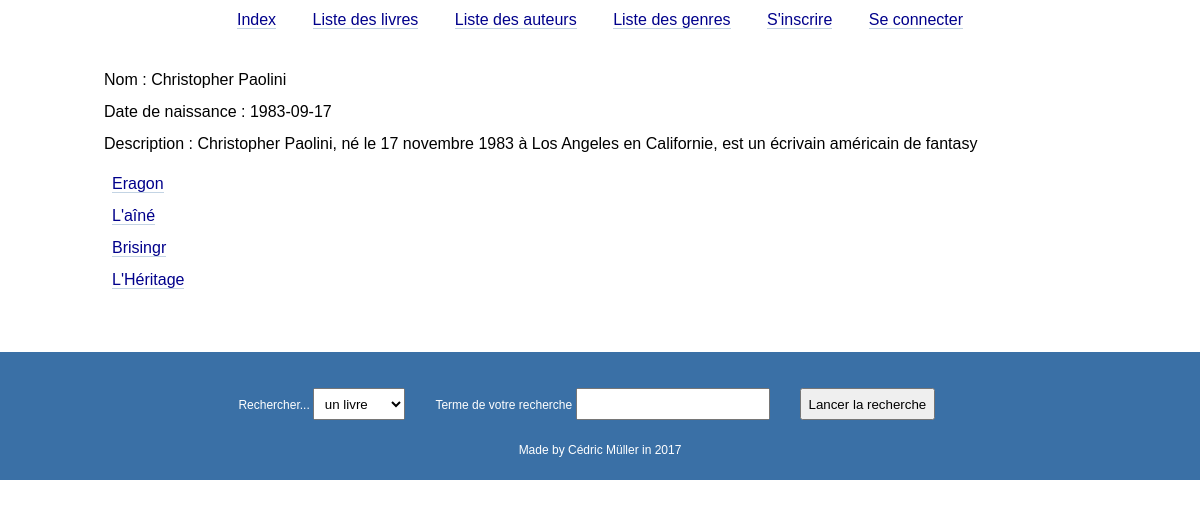
The page /index.php?r=authors&a=zoom&id=3 on the database its author committed.
### tables this page shows
CREATE TABLE `authors` (
  `id` int(11) NOT NULL AUTO_INCREMENT,
  `alias_name` varchar(45) NOT NULL,
  `birth_date` date DEFAULT NULL,
  `picture` varchar(255) DEFAULT NULL,
  `description` mediumtext,
  PRIMARY KEY (`id`)
);

CREATE TABLE `books` (
  `id` int(11) NOT NULL AUTO_INCREMENT,
  `title` varchar(45) NOT NULL,
  `synopsis` mediumtext,
  `tags` tinytext,
  `authors_id` int(11) NOT NULL,
  `series_id` int(11) DEFAULT NULL,
  `genres_id` int(11) NOT NULL,
  PRIMARY KEY (`id`),
  KEY `fk_books_authors1_idx` (`authors_id`),
  KEY `fk_books_series1_idx` (`series_id`),
  KEY `fk_books_genres1_idx` (`genres_id`),
  CONSTRAINT `fk_books_authors1` FOREIGN KEY (`authors_id`) REFERENCES `authors` (`id`) ON DELETE NO ACTION ON UPDATE NO ACTION,
  CONSTRAINT `fk_books_genres1` FOREIGN KEY (`genres_id`) REFERENCES `genres` (`id`) ON DELETE NO ACTION ON UPDATE NO ACTION,
  CONSTRAINT `fk_books_series1` FOREIGN KEY (`series_id`) REFERENCES `series` (`id`) ON DELETE NO ACTION ON UPDATE NO ACTION
);

### models/Model.php (called while the page is built, shortened)
<?php
class Model
{
    function __construct()
    {
        $dbDatas = parse_ini_file(DB_FILE);
        $dbOptions = [
            \PDO::ATTR_DEFAULT_FETCH_MODE => \PDO::FETCH_OBJ,
            \PDO::ATTR_ERRMODE => \PDO::ERRMODE_EXCEPTION
        ];
        try {
            $dsn = sprintf('%s:dbname=%s;host=%s', $dbDatas['type'], $dbDatas['dbname'], $dbDatas['host']);
            $this->cn = new \PDO($dsn, $dbDatas['user'], $dbDatas['password'], $dbOptions);
            return true;
        } catch (\PDOException $exception) {
            die('La connexion à la BDD a échoué');
        }
    }
}

### router.php (called while the page is built, shortened)
<?php
$routes = require 'configs/routes.php';
$defaultRoute = $routes['default'];
$routeParts = explode( '/', $defaultRoute );
$a = $_REQUEST['a'] ?? $routeParts[2];
$controller =  new $controllerName();
$data = call_user_func( [$controller, $a] );

### controllers/Authors.php (called while the page is built, shortened)
<?php
class Authors extends Controller
{
    private $modelAuthors = null;
    private $modelBooks = null;
    public function __construct()
    {
        $this->modelAuthors = new ModelAuthors();
        $this->modelBooks = new ModelBooks();
    }
    public function zoom()
    {
        $author = $this->modelAuthors->getAuthor($_GET['id']);
        $books = $this->modelBooks->getBooksFromAuthor($_GET['id']);
        return ['view' => 'views/author.php',
            'title' => 'Zoom sur un auteur',
            'author' => $author,
            'books' => $books];
    }
}

### models/Authors.php (called while the page is built, shortened)
<?php
class Authors extends Model
{
    public function getAuthor($id)
    {
        try {
            $pdoSt = $this->cn->prepare(
                'SELECT * FROM authors WHERE authors.id = :id'
            );
            $pdoSt->execute([':id' => $id]);
            return $pdoSt->fetch();
        } catch (\PDOException $exception) {
            return null;
        }
    }
}

### index.php (called while the page is built, shortened)
<?php
require './router.php';
require 'views/layout.php';

### models/Books.php (called while the page is built, shortened)
<?php
class Books extends Model
{
    public function getBooksFromAuthor($author_id)
    {
        try {
            $pdoSt = $this->cn->prepare(
                'SELECT id, title FROM library.books WHERE authors_id = :author_id'
            );
            $pdoSt->execute([':author_id' => $author_id]);
            return $pdoSt->fetchAll();
        } catch (\PDOException $exception) {
            return null;
        }
    }
}

### views/author.php (the view)
<?php
if ( $data['author'] === null OR empty( $data['author'] ) ) : ?>
    <div>
        Aucun résultat n'a été trouvé
    </div>
<?php else : ?>
    <div>
        <p>
            Nom : <?= $data['author']->alias_name ?>
        </p>
        <p>
            Date de naissance : <?php
            if( is_null($data['author']->birth_date ) ) echo 'Aucune information';
            else echo $data['author']->birth_date; ?>
        </p>
        <p>
            Description : <?php
            if( is_null($data['author']->description ) ) echo 'Aucune information';
            else echo $data['author']->description; ?>
        </p>
    </div>
    <div>
        <?php if ( empty( $data['books'] ) ) {
            echo '<p>Nous n\'avons actuellement aucun livre de cet auteur</p>';
        } else {
            echo '<ul>';
            foreach ($data['books'] as $book){
                echo '<li><a href="index.php?r=books&a=zoom&id='. $book->id .'">' . $book->title . '</a></li>' ;
            }
            echo '</ul>';
        }?>
    </div>
<?php endif; ?>

### assets/css/screen.css (style rules this page uses)
body { line-height: 1; }
html, html * { box-sizing: border-box; margin: 0; padding: 0; }
*, *:before, *:after { box-sizing: inherit; }
body { width: 100%; margin: 0 auto; font-family: Helvetica, arial, sans-serif; text-align: center; }
p { margin-bottom: 1em; }
a, a:hover, a:active, a:visited { color: darkblue; text-decoration: none; border-bottom: 1px solid rgba(58, 112, 166, 0.3); }
ul { margin-bottom: 1em; }
ul li { list-style: none; padding: 0.5em; }

### rows shown on the page
authors: alias_name "Christopher Paolini", birth_date "1983-09-17", description "Christopher Paolini, né le 17 novembre 1983 à Los Angeles en Californie, est un écrivain américain de fantasy"
books: title "Eragon"
books: title "L'aîné"
books: title "Brisingr"
books: title "L'Héritage"
